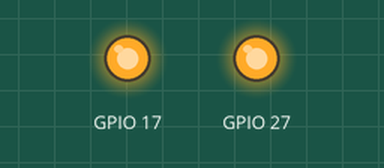
This program was run on a simulated Raspberry Pi (BCM pin numbers). Parts: output pins drawn as LEDs (lit = HIGH). What the program prints to the terminal is not drawn. At 14.0 s the program stops and its outputs stay as they are.

Above: at 0.1 s.
At 2.1 s:
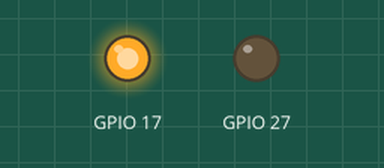
At 8.1 s:
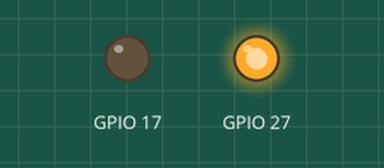
At 14.1 s:
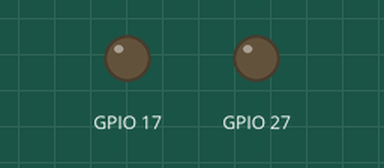
Timing chart, 0 to 15.5 s (numbered marks = the images above):
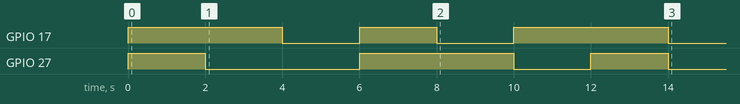

The program:

Raspin.py
```python
#  FILE: Raspin.py
#  hstone
#  2017-04-16
#  Class to represent a single Item connection on the rasp pi a single GPIO
#
#  some good info but for older Rasp Pi
#  http://raspi.tv/2013/rpi-gpio-basics-5-setting-up-and-using-outputs-with-rpi-gpio
#
"""
Model:
RaspIOBus - class to represent the entire set of GPIO PINS
Raspin    - class to represent a single pin on the GPIO BUS

-- Things --
-    Some pins on the BUS are GROUND, 5v, 3.3v, not all are IO
-    IO pins can be set for Output, or Input

-    IO Output pins can be:
-      -
-    IO Input pins can be:
-      -

== == GPIO methods ==
+ GPIO.setmodel     Pin Numbering scheme to use [ BCM or BOARD ]
+ GPIO.setup        Pin Number is assigned an attribute
+ GPIO.output       An Output Pin's power is set on/off
+ GPIO.cleanup()    resets all GPIO ports; only works after GPIO.setup
+
"""


import time

import RPi.GPIO as GPIO


class Raspin():
    ioid = None
    state = True

    def __init__(self, ioid, state=False):
        self.ioid = ioid
        self.state = state

    def setup(self, state):
        GPIO.setmode(GPIO.BCM)
        GPIO.setup(self.ioid, GPIO.OUT)
        GPIO.output(self.ioid, self.state)

    def on(self):
        self.state = True
        GPIO.output(self.ioid, self.state)

    def off(self ):
        self.state = False
        GPIO.output(self.ioid, self.state)

    def switch(self):
        self.state = not self.state
        GPIO.output(self.ioid, self.state)

def light_setup(number):
		""" Used to define the usage of a GPIO PIN
		"""
		led = Raspin(number, True)
		led.setup(True)
		led.on()
		return led

def switch_after(sec, light):

    time.sleep(sec)
    light.switch()

def daddoo_pattern():
    print "Daddoos pattern..."
    red = light_setup(27)
    blue = light_setup(17)
    blue.off()

    for i in range(0,5):
        switch_after(1, blue)
        switch_after(1, red)

    time.sleep(1)
    red.off()
    blue.off()

    GPIO.cleanup()


def papa_pattern():
    print "pappas pattern..."
    led17 = light_setup(17)
    jude = light_setup(27)

    time.sleep(2)

    led17.off()

    time.sleep(2)

    jude.off()
    led17.on()

    time.sleep(2)

    jude.on()
    led17.on()

    time.sleep(1)

    jude.switch()
    led17.switch()

    GPIO.cleanup()


def judes_lights():
    print "judes pattern..."
    red = light_setup(27)
    blue = light_setup(17)

    time.sleep(2)
    red.off()
    time.sleep(2)
    blue.off()
    time.sleep(2)
    red.on()
    blue.on()
    time.sleep(2)
    blue.off()
    time.sleep(2)
    red.off()
    blue.on()
    time.sleep(2)
    red.switch()
    time.sleep(2)

    GPIO.cleanup()


def main():
    judes_lights()
    #papa_pattern()
    #daddoo_pattern()

if __name__ == "__main__":
    main()
```

Measured:
- by itself, GPIO 17: goes HIGH 4.0 s, LOW 2.0 s, HIGH 2.0 s, LOW 2.0 s, HIGH 4.0 s, then LOW
- by itself, GPIO 27: goes HIGH 2.0 s, LOW 4.0 s, HIGH 4.0 s, LOW 2.0 s, HIGH 2.0 s, then LOW
